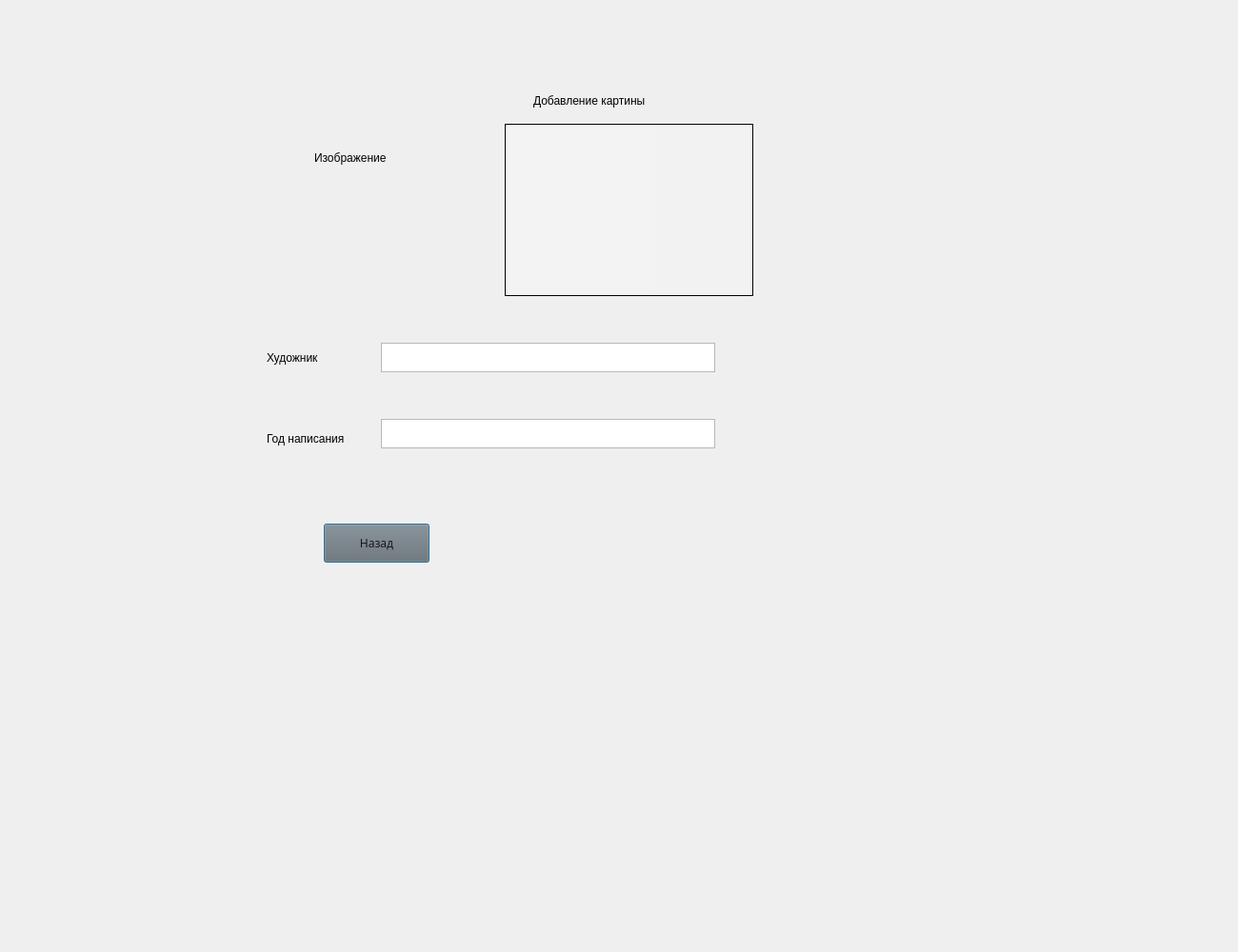
<?xml version="1.0" encoding="UTF-8"?>
<ui version="4.0">
 <class>AddPict</class>
 <widget class="QDialog" name="AddPict">
  <property name="geometry">
   <rect>
    <x>0</x>
    <y>0</y>
    <width>1300</width>
    <height>1000</height>
   </rect>
  </property>
  <property name="windowTitle">
   <string>Dialog</string>
  </property>
  <widget class="QLabel" name="label_2">
   <property name="geometry">
    <rect>
     <x>330</x>
     <y>150</y>
     <width>111</width>
     <height>31</height>
    </rect>
   </property>
   <property name="text">
    <string>Изображение</string>
   </property>
  </widget>
  <widget class="QLabel" name="label">
   <property name="geometry">
    <rect>
     <x>560</x>
     <y>80</y>
     <width>211</width>
     <height>51</height>
    </rect>
   </property>
   <property name="text">
    <string>Добавление картины</string>
   </property>
  </widget>
  <widget class="QTextEdit" name="textEdit_2">
   <property name="geometry">
    <rect>
     <x>400</x>
     <y>440</y>
     <width>351</width>
     <height>31</height>
    </rect>
   </property>
  </widget>
  <widget class="QLabel" name="label_3">
   <property name="geometry">
    <rect>
     <x>280</x>
     <y>360</y>
     <width>131</width>
     <height>31</height>
    </rect>
   </property>
   <property name="text">
    <string>Художник</string>
   </property>
  </widget>
  <widget class="QLabel" name="label_4">
   <property name="geometry">
    <rect>
     <x>280</x>
     <y>440</y>
     <width>121</width>
     <height>41</height>
    </rect>
   </property>
   <property name="text">
    <string>Год написания</string>
   </property>
  </widget>
  <widget class="QGraphicsView" name="graphicsView">
   <property name="geometry">
    <rect>
     <x>530</x>
     <y>130</y>
     <width>261</width>
     <height>181</height>
    </rect>
   </property>
   <property name="autoFillBackground">
    <bool>false</bool>
   </property>
   <property name="styleSheet">
    <string notr="true">background-color: qlineargradient(spread:pad, x1:0, y1:0, x2:1, y2:0, stop:0 rgba(255, 255, 255, 70), stop:1 rgba(255, 255, 255, 46));</string>
   </property>
  </widget>
  <widget class="QPushButton" name="backGame">
   <property name="geometry">
    <rect>
     <x>340</x>
     <y>550</y>
     <width>111</width>
     <height>41</height>
    </rect>
   </property>
   <property name="font">
    <font>
     <family>Segoe Print</family>
    </font>
   </property>
   <property name="styleSheet">
    <string notr="true">QPushButton#backGame {
  color: rgb(23, 23, 23); /* цвет текста */
  background: rgb(112, 112, 112); /* фон кнопки */
  outline: none; 
} 
#backGame:hover { background: rgb(133, 133, 133); } /* при наведении курсора мышки */
</string>
   </property>
   <property name="text">
    <string>Назад</string>
   </property>
  </widget>
  <widget class="QTextEdit" name="textEdit">
   <property name="geometry">
    <rect>
     <x>400</x>
     <y>360</y>
     <width>351</width>
     <height>31</height>
    </rect>
   </property>
  </widget>
 </widget>
 <resources/>
 <connections/>
</ui>
